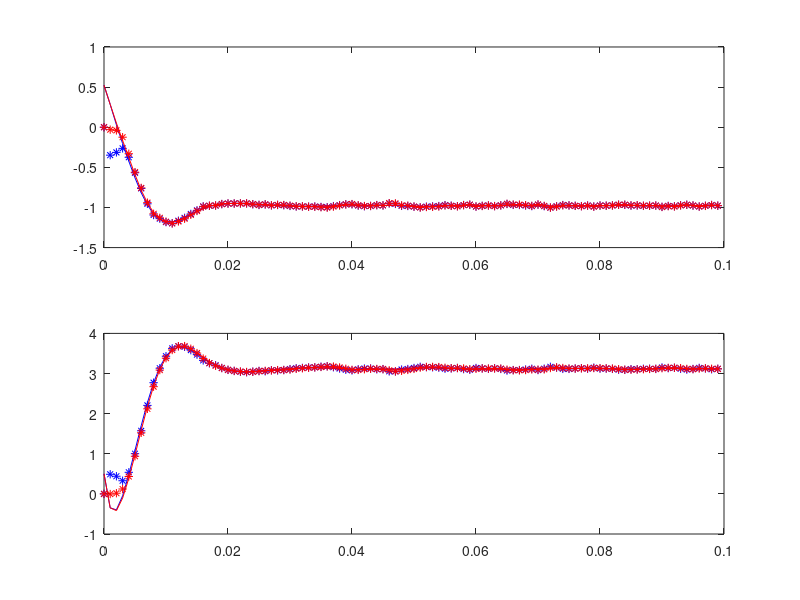

This figure's MATLAB source:
%% lab 6 comparacion entre estimadores
clear all
close all

N =100;
T = 1e-3;
t = [0:T:(N-1)*T];

R1 = 47000;
R2 = 150000;
R3 = 4700;
R4 = 15000;
C1 = 100e-9;
C2 = 100e-9;

F = [-1/(R2*C1) 0;-1/(R3*C2) -1/(R4*C2)];
G = [-1/(R1*C1); 0];
H = [0 1];
J = 0;

%Montamos la planta continua
planta = ss(F,G,H,J);

%Discretizamos la planta
plantaD = c2d(planta,T);

%Discretizamos las matrices de estado --> x(k+1) = Ax(k) + Bu(k)
% --> y(k) = Cx(k) + Du(k)
%Hallamos A,B,C,D
A = plantaD.a;
B = plantaD.b;
C = plantaD.c;
D = plantaD.d;
%% estimador de prediccion

%variables de la planta
xp = zeros(2,N);
up = zeros(1,N);
%K = [10 3.5];
Kp = acker(A,B,[0.8+i*0.25, 0.8-i*0.25]);
%ref = ones(1,N);
%condicion inicial
xp(:,1) = [pi/6; 0.5] ;
%variables a estimar:
xep = zeros(2,N);
yep = zeros(2,N);
polos_ep = [0.4+i*0.4 0.4-i*0.4];
Kep = acker(A',C',polos_ep')'; %los polos del estimador deben de presentar siempren una respuesta mas rapida que el sistema, por ley del control

%% estimador actual
xa = zeros(2,N);
ua = zeros(1,N);
zea = zeros(2,N);
%Kea = [10 3.5];
Ka = acker(A,B,[0.8+i*0.25, 0.8-i*0.25]);

%condicion inicial
xa(:,1) = [pi/6; 0.5] ;

%variables a estimar:
xea = zeros(2,N);
polos_ea = [0.4+i*0.4 0.4-i*0.4];
%polos_e = [0 0];
%para el estimador actual cambia la definicion del error de estiamacion
%e(k+1) = (A-KeCA)e(k), la ganancia en ackerman en A' y CA'
Kea = acker(A',(C*A)',polos_ea')'; %los polos del estimador deben de presentar siempren una respuesta mas rapida que el sistema, por ley del control

ruido = 0.03*randn(size(xep)); %el 0.03 es la varianza ? 

ref = ones(1,N);
%% se evolucionan ambos sistemas
for j=1:N-1
   
    %estimador de prediccion:
    %se calcula el esfuerzo de control con el estado estimado
    up(j) = ref(j)-Kp*xep(:,j);
    
    %se hace evolucionar la planta
    xp(:,j+1) = A*xp(:,j) + B*up(j);
    
    %se hace evolucionar el el estimador de prediccion
    xep(:,j+1) = A*xep(:,j) + B*up(j) + Kep*(ruido(j) + C*xp(:,j) - C*xep(:,j));
    
    %estimador actual:
    ua(j) = ref(j)-Ka*xea(:,j);
    
    %se hace evolucionar la planta
    xa(:,j+1) = A*xa(:,j) + B*ua(j);

    %se hace evolucionar el estimador actual:
    zea(:,j+1) = A*xea(:,j) + B*ua(j);
    xea(:,j+1) = zea(:,j+1) + Kea*(ruido(j)+ C*xa(:,j+1) - C*zea(:,j+1));
    
end

figure
subplot(211)
plot(t,xp(1,:),'b',t,xep(1,:),'b*',t,xa(1,:),'r',t,xea(1,:),'r*')
subplot(212)
plot(t,xp(2,:),'b',t,xep(2,:),'b*',t,xa(2,:),'r',t,xea(2,:),'r*')

% figure
% subplot(211)
% plot(t,xa(1,:),t,xea(1,:))
% title('X1 estimador actual')
% subplot(212)
% plot(t,xa(2,:),t,xea(2,:))
% title('X2 estimador actual')